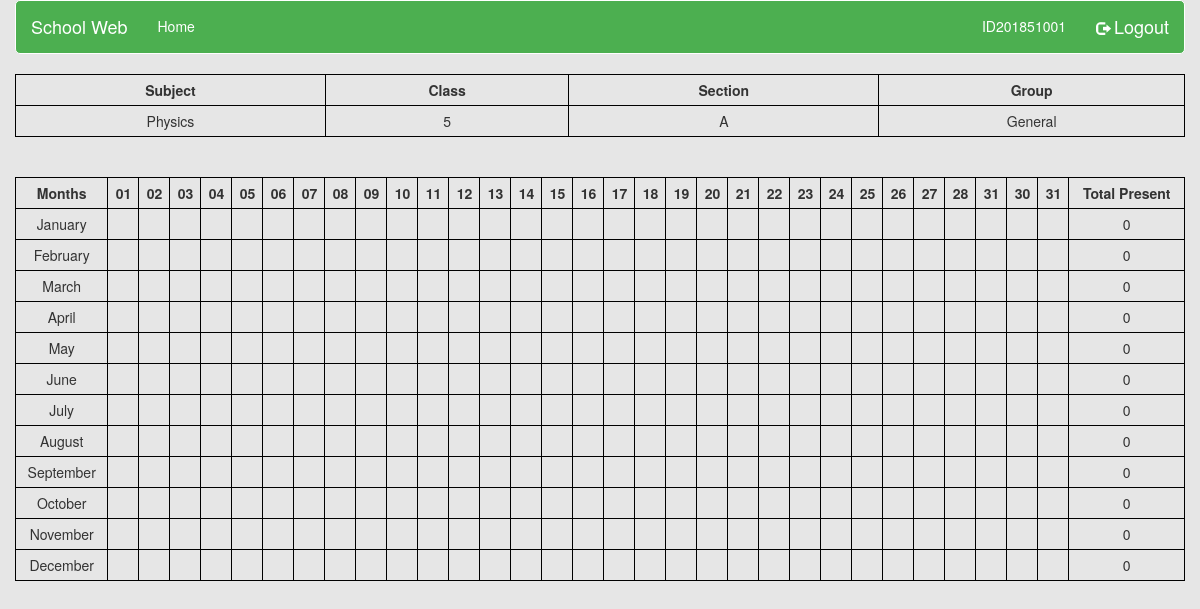
Screenshot of /indivudiual-attendance.php?subject=12 (signed in) with the database file from the repository.
### tables this page shows
CREATE TABLE `enroll` (
  `e_id` int(11) NOT NULL,
  `t_id` int(11) NOT NULL,
  `sub_name` varchar(50) NOT NULL,
  `class` int(11) NOT NULL,
  `section` varchar(5) NOT NULL,
  `d_group` varchar(20) NOT NULL,
  `batchnumber` int(11) NOT NULL
);

CREATE TABLE `students` (
  `id` int(11) NOT NULL,
  `s_id` varchar(50) NOT NULL,
  `s_name` varchar(50) NOT NULL,
  `s_password` varchar(20) NOT NULL,
  `s_class` varchar(20) NOT NULL,
  `s_group` varchar(20) NOT NULL,
  `s_section` varchar(20) NOT NULL,
  `s_batch` int(11) NOT NULL
);

### indivudiual-attendance.php (the view, shortened to what this page needs)
<?php
	require_once('dbconfig/config.php');
	$s_id = $_SESSION['student'];
	$enrollId = $_GET['subject'];
	$query = "SELECT * FROM students WHERE s_id = '$s_id'";
	$query_run = mysqli_query($con,$query);
	if ($query_run) {
		$row = mysqli_fetch_array($query_run,MYSQLI_ASSOC);
		$class = $row['s_class'];
		$section = $row['s_section'];
		$group  = $row['s_group'];
	}
	$query = "SELECT * FROM enroll WHERE e_id = '$enrollId'";
	$query_run = mysqli_query($con,$query);
	if ($query_run) {
		$row = mysqli_fetch_array($query_run,MYSQLI_ASSOC);
		$subjec = $row['sub_name'];
	}
	$twelvemonths = array("text", "January", "February", "March", "April", "May", "June", "July", "August", "September", "October", "November", "December");
?>
<!DOCTYPE html>
<html>
<head>
    <link rel="stylesheet" href="css/font-awesome.min.css" >
    <link rel="stylesheet" href="css/bootstrap.css" >
    <link rel="stylesheet" href="css/responsive.css">
    <link rel="stylesheet" href="css/style.css">
</head>
<body>
<div class="container-fluid">
	<nav class="navbar navbar-inverse">
		<div class="container-fluid">
			<div class="navbar-header">
			  <li class="navbar-brand" style="list-style:none">School Web</li>
			</div>
			<ul class="nav navbar-nav">
				<li><a href="student.php">Home</a></li>
			</ul>
			<ul class="nav navbar-nav navbar-right">
				<li><a href="student.php"><?php echo $s_id; ?></a></li>
				<li><a href="logout.php"><span class="glyphicon glyphicon-log-out"></span> <span style = "font-size:18px"> Logout<span> </a></li>
			</ul>
		</div>
	</nav>
</div>
<div class="container-fluid">
	<div class="row">
		<div class="col-md-12">
			<div class="taken-cls">
				<table style="width:100%;margin-top:20px;">
						<tr>
							<th>Subject</th>
							<th>Class</th>
							<th>Section</th>
							<th>Group</th>
						</tr>
						<tr>
						<?php
						echo "<td>".$subjec."</td>
							 <td>".$class."</td>
							 <td>".$section."</td>
							 <td>".$group."</td>";
						?>
						</tr>
				</table>
			</div>
		</div>
	</div>
</div>
<div class="container-fluid">
	<div class="row">
		<div class="col-md-12">
			<div class="view-attendance">
				<table style="width:100%;margin-top:40px;">
				  <tr>
						<th>Months</th>
						<th>01</th>
						<th>02</th>
						<th>03</th>
						<th>04</th>
						<th>05</th>
						<th>06</th>
						<th>07</th>
						<th>08</th>
						<th>09</th>
						<th>10</th>
						<th>11</th>
						<th>12</th>
						<th>13</th>
						<th>14</th>
						<th>15</th>
						<th>16</th>
						<th>17</th>
						<th>18</th>
						<th>19</th>
						<th>20</th>
						<th>21</th>
						<th>22</th>
						<th>23</th>
						<th>24</th>
						<th>25</th>
						<th>26</th>
						<th>27</th>
						<th>28</th>
						<th>31</th>
						<th>30</th>
						<th>31</th>
						<th>Total Present</th>
				  </tr>
					<?php
						$year = date("Y");
						for($month = 1; $month < 13; $month++){
							echo "<tr>";
							echo "<td>".$twelvemonths[$month]."</td>";
							$totalpresent = 0;
							for($i = 1; $i < 32; $i++){
								$query_run = mysqli_query($con,"SELECT * FROM attendance WHERE s_id = '$s_id' AND e_id = '$enrollId' AND date = '$i' AND month = '$month' AND year = '$year'");
								if($query_run){
									if(mysqli_num_rows($query_run)>0){
										$row = mysqli_fetch_array($query_run,MYSQLI_ASSOC);
										if($row['status'] == 1){
											echo "<td>1</td>";
											$totalpresent++;
										}
										else{
											echo "<td>0</td>";
										}
									}
									else{
										echo "<td></td>";
									}
								}
							}
							echo "<td>".$totalpresent."</td>";
							echo "</tr>";
						}
					?>
				</table>
			</div>
		</div>
	</div>
</div>
</body>
</html>

### css/style.css (style rules this page uses)
body { background-color:#e4e4e4e4; }
.navbar { margin-bottom:0px; border-radius:5px; }
.navbar-inverse { background-color: #4CAF50; border-color: #fff; }
.navbar-inverse .navbar-nav > li > a { color: #fff; }
.navbar-inverse .navbar-brand { color: #fff; }
table { border-left: 1px solid black; border-right: 1px solid black; border-top: 1px solid black; }
th { border-bottom: 1px solid black; border-right: 1px solid black; text-align:center; }
td { text-align:center; border-bottom: 1px solid black; border-right: 1px solid black; }
.taken-cls th { padding:5px; }
.taken-cls td { padding:5px; }
.view-attendance td { padding:5px; }
.view-attendance th { padding:5px; }

### rows the page displays
enroll: sub_name "Physics"
students: s_class "5", s_section "A", s_group "General"

### other values shown
$s_id "ID201851001"
$twelvemonths[$month] "January"
$totalpresent "0"
$twelvemonths[$month] "February"
$twelvemonths[$month] "March"
$twelvemonths[$month] "April"
$twelvemonths[$month] "May"
$twelvemonths[$month] "June"
$twelvemonths[$month] "July"
$twelvemonths[$month] "August"
$twelvemonths[$month] "September"
$twelvemonths[$month] "October"
$twelvemonths[$month] "November"
$twelvemonths[$month] "December"
